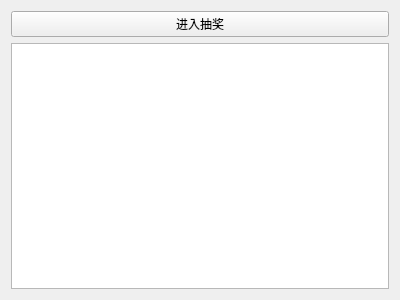
<?xml version="1.0" encoding="UTF-8"?>
<ui version="4.0">
 <class>MainWindow</class>
 <widget class="QMainWindow" name="MainWindow">
  <property name="geometry">
   <rect>
    <x>0</x>
    <y>0</y>
    <width>400</width>
    <height>300</height>
   </rect>
  </property>
  <property name="windowTitle">
   <string>抽奖</string>
  </property>
  <widget class="QWidget" name="centralWidget">
   <layout class="QVBoxLayout" name="verticalLayout">
    <item>
     <widget class="QPushButton" name="startLottery">
      <property name="text">
       <string>进入抽奖</string>
      </property>
     </widget>
    </item>
    <item>
     <widget class="QListView" name="displayAllList"/>
    </item>
   </layout>
  </widget>
 </widget>
 <layoutdefault spacing="6" margin="11"/>
 <resources/>
 <connections/>
</ui>
